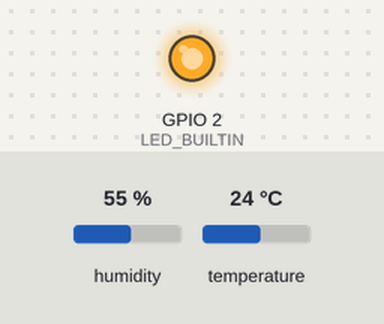
The sketch below on a simulated ESP8266 (NodeMCU). On the bench: output pins drawn as LEDs (lit = HIGH, except the on-board LED, lit = LOW). The test bench sets the inputs (shaded band); at power-on: humidity 55 %, temperature 24 °C. WiFi joins after 1.5 s; servers stay silent unless stated; pins used as bus, display or sensor lines are not drawn.

Above: at 0.1 s.
At 1.6 s:
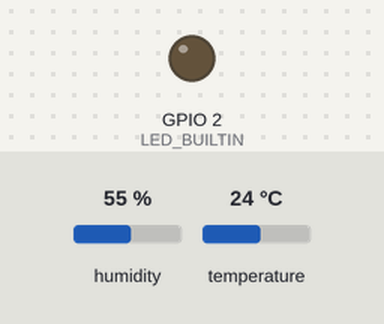
Timing chart, 0 to 3.1 s (numbered marks = the images above):
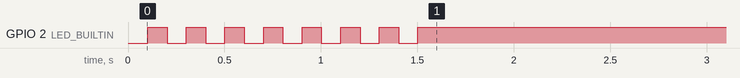

The sketch:

DHT_POSTv1.ino
```cpp
#include <ESP8266WiFi.h>
#include <DHT.h>

const char* ssid     = "SSID";
const char* password = "password";

#define DHTPIN 2
#define DHTTYPE DHT22

DHT dht(DHTPIN, DHTTYPE);


void setup() {
  WiFi.mode(WIFI_STA);
  WiFi.begin(ssid, password);
  pinMode(LED_BUILTIN, OUTPUT);
  while (WiFi.status() != WL_CONNECTED) {
    digitalWrite(LED_BUILTIN, LOW);
    delay(100);
    digitalWrite(LED_BUILTIN, HIGH);
    delay(100);
  }
  dht.begin();
}


void loop() {


  // Read humidity
  float h = dht.readHumidity();
  // Read temperature as Celsius (the default)
  float t = dht.readTemperature();
  // Read temperature as Fahrenheit (isFahrenheit = true)
  float f = dht.readTemperature(true);

  WiFiClient client;

  String PostData = "{\"node\": \"LivingRoom\",\"humidity\": ";
  PostData += (float)h, 2;
  PostData += ",";
  PostData += "\"temp_c\": ";
  PostData += (float)t, 2;
  PostData += ",";
  PostData += "\"temp_f\": ";
  PostData += (float)f, 2;
  PostData += "}";


  const uint16_t port = 8080;
  const char* host = "192.168.1.18";

  if (client.connect(host, port)) {
    digitalWrite(LED_BUILTIN, LOW);
    client.println("POST /posts HTTP/1.1");
    client.println("Host: 192.168.1.18");
    client.println("Cache-Control: no-cache");
    client.println("Content-Type: application/json");
    client.print("Content-Length: ");
    client.println(PostData.length());
    client.println();
    client.println(PostData);
    client.stop();
    digitalWrite(LED_BUILTIN, HIGH);
  }

  delay(60000);


}
```
